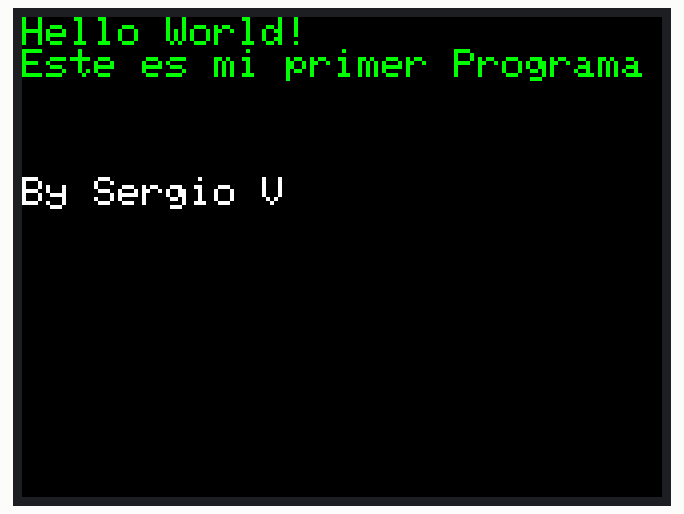
A sketch run on a simulated ESP32. On the bench: 320×240 colour display.

Above: at 0.3 s.

The sketch:

Test_1.ino
```cpp
#include <TFT_eSPI.h>
// A library for interfacing with LCD displays
//
// Can be installed from the library manager (Search for "TFT_eSPI")
//https://github.com/Bodmer/TFT_eSPI

TFT_eSPI tft = TFT_eSPI();

void setup() {
  // Start the tft display and set it to black
  tft.init();
  tft.setRotation(1); //This is the display in landscape

  // Clear the screen before writing to it
  tft.fillScreen(TFT_BLACK);

  tft.setTextColor(TFT_GREEN);  tft.setTextSize(2);
  tft.println("Hello World!");
  tft.println("Este es mi primer Programa");
  tft.println("");
  tft.println("");
  tft.println("");

  tft.setTextColor(TFT_WHITE);  tft.setTextSize(2);
  tft.println("By Sergio V");
}

void loop() {
  // put your main code here, to run repeatedly:

}
```
